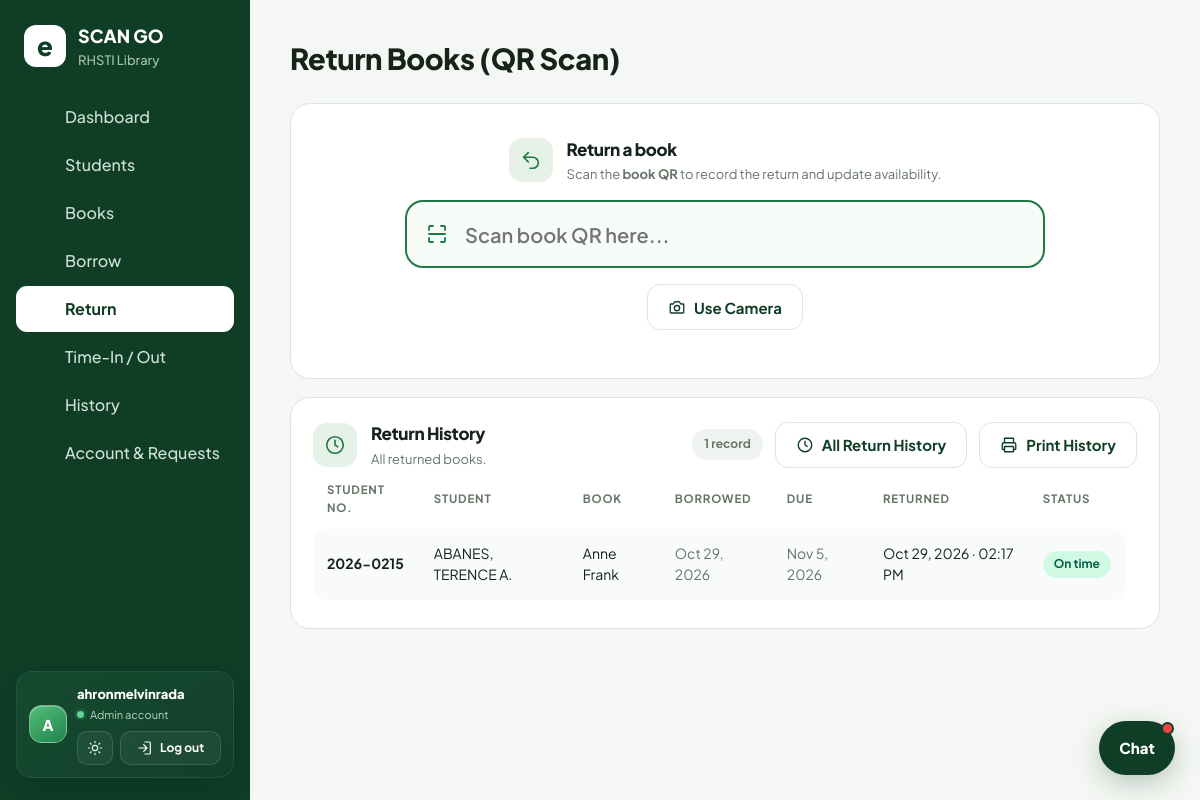
/sourcecode/return.php (signed in), run on the app's committed database.
### tables this page shows
CREATE TABLE `settings` (
  `k` varchar(64) NOT NULL,
  `v` text DEFAULT NULL
);

CREATE TABLE `borrowings` (
  `id` int(11) NOT NULL,
  `student_id` int(11) NOT NULL,
  `book_id` int(11) NOT NULL,
  `borrowed_at` datetime NOT NULL,
  `due_date` date NOT NULL,
  `returned_at` datetime DEFAULT NULL
);

CREATE TABLE `students` (
  `id` int(11) NOT NULL,
  `student_no` varchar(30) NOT NULL,
  `name` varchar(120) NOT NULL,
  `gender` varchar(10) DEFAULT NULL,
  `track` varchar(60) DEFAULT NULL,
  `strand` varchar(60) DEFAULT NULL,
  `grade` varchar(10) DEFAULT NULL,
  `section` varchar(30) DEFAULT NULL,
  `photo` varchar(255) DEFAULT NULL,
  `account_active` tinyint(1) NOT NULL DEFAULT 1
);

CREATE TABLE `books` (
  `id` int(11) NOT NULL,
  `accession_no` varchar(30) NOT NULL,
  `title` varchar(200) NOT NULL,
  `author` varchar(120) DEFAULT NULL,
  `publisher` varchar(120) DEFAULT NULL,
  `category` varchar(60) DEFAULT NULL,
  `quantity` int(11) DEFAULT 1,
  `available` int(11) DEFAULT 1
);

### sourcecode/return.php (the view, shortened to what this page needs)
<?php require 'config.php';require 'Ui2026.PHP';auth();
$rows=$pdo->query("SELECT s.student_no,s.name,b.title,r.borrowed_at,r.due_date,r.returned_at FROM borrowings r JOIN students s ON s.id=r.student_id JOIN books b ON b.id=r.book_id WHERE r.returned_at IS NOT NULL ORDER BY r.returned_at DESC,r.id DESC")->fetchAll();
head('Return Books (QR Scan)');ui_css();?>
<div class="pg">
<div class="card scan noprint">
  <div class="ph"><span class="pico"><?=ic('return')?></span><div><h3>Return a book</h3><p>Scan the <b>book QR</b> to record the return and update availability.</p></div></div>
  <div class="scanwrap"><?=ic('scan')?><input id="scan" class="big" placeholder="Scan book QR here..." autocomplete="off" autofocus></div>
  <div class="fact"><button id="cam" type="button" class="ghost"><?=ic('camera')?><span class="camtxt">Use Camera</span></button><select id="cam-select" class="cam-select" aria-label="Choose camera" hidden></select></div>
</div>
<div class="card print-history">
  <div class="history-heading">
    <div class="ph"><span class="pico"><?=ic('clock')?></span><div><h3>Return History</h3><p>All returned books.</p></div></div>
    <span class="badge"><?=count($rows)?> record<?=count($rows)==1?'':'s'?></span>
    <a class="btn ghost noprint" href="history.php?type=return"><?=ic('clock')?>All Return History</a>
    <button class="ghost noprint" type="button" onclick="window.print()"><?=ic('print')?>Print History</button>
  </div>
  <div class="tw">
  <table>
    <tr><th>Student No.</th><th>Student</th><th>Book</th><th>Borrowed</th><th>Due</th><th>Returned</th><th>Status</th></tr>
    <?php foreach($rows as $r):
      $late=strtotime(substr($r['returned_at'],0,10))>strtotime($r['due_date']);?>
      <tr>
        <td><?=h($r['student_no'])?></td>
        <td><?=h($r['name'])?></td>
        <td><?=h($r['title'])?></td>
        <td class="muted"><?=h(date('M j, Y',strtotime($r['borrowed_at'])))?></td>
        <td class="muted"><?=h(date('M j, Y',strtotime($r['due_date'])))?></td>
        <td><?=h(date('M j, Y · h:i A',strtotime($r['returned_at'])))?></td>
        <td><span class="pill <?=$late?'late':'ok'?>"><?=$late?'Late':'On time'?></span></td>
      </tr>
    <?php endforeach;?>
  </table>
  </div>
</div>
</div>
<?php foot('<script src="https://unpkg.com/html5-qrcode@2.3.8/html5-qrcode.min.js"></script><script>
async function handle(v){const r=await api("return",{code:v});flash(r.ok,r.ok?"QR SCAN COMPLETE — "+r.msg:r.msg);}
bindScanner(scan,handle);cam.onclick=()=>startCamera("reader",handle);</script>');

### sourcecode/config.php (shortened to what this page needs)
<?php
      function h($s){return htmlspecialchars((string)$s,ENT_QUOTES);}
      function csrf_token(){
        return $_SESSION['csrf_token'];
      }
      function pwa_head_assets(){
        return '<link rel="manifest" href="manifest.json"><meta name="theme-color" content="#0f3d26"><meta name="apple-mobile-web-app-capable" content="yes"><meta name="apple-mobile-web-app-status-bar-style" content="default"><link rel="apple-touch-icon" href="assets/app-icon-180.png"><link rel="icon" href="assets/app-icon.svg" type="image/svg+xml"><script>window.addEventListener("load",function(){if("serviceWorker" in navigator&&window.isSecureContext){navigator.serviceWorker.register("sw.js").catch(function(error){console.error("Service worker registration failed:",error);});}});</script>';
      }
      function head($title){
        $p=basename($_SERVER['PHP_SELF']);$role=$_SESSION['u']['role']??'';
        $notificationCount=0;
        if($role==='admin'){
          $notificationCount=(int)$GLOBALS['pdo']->query("SELECT
            (SELECT COUNT(*) FROM password_reset_codes WHERE code_hash IS NULL AND requested_at>=DATE_SUB(NOW(),INTERVAL 1 DAY))
            +(SELECT COUNT(*) FROM book_requests WHERE status='pending')")->fetchColumn();
        }
        $libraryName=function_exists('setting')?setting($GLOBALS['pdo'],'library_name','eSmartlib'):'eSmartlib';
        $schoolName=function_exists('setting')?setting($GLOBALS['pdo'],'school_name','RHSTI Library'):'RHSTI Library';
        $logoPath=function_exists('setting')?setting($GLOBALS['pdo'],'library_logo','assets/rhsti-school-logo.jpg'):'assets/rhsti-school-logo.jpg';
        $logoAllowed=$logoPath==='assets/rhsti-school-logo.jpg'||(strpos($logoPath,'uploads/library/')===0&&strpos($logoPath,'..')===false);
        $logoFile=$logoAllowed&&is_file(__DIR__.'/'.$logoPath)?$logoPath:'';
        $brandMark=$logoFile?'<img src="'.h($logoFile).'?v='.filemtime(__DIR__.'/'.$logoFile).'" alt="" style="width:42px;height:42px;object-fit:contain;flex:none;border-radius:12px;background:#fff;padding:3px">':'<i>e</i>';
        $I=['grid'=>'<rect x="3" y="3" width="7" height="7" rx="1.5"/><rect x="14" y="3" width="7" height="7" rx="1.5"/><rect x="3" y="14" width="7" height="7" rx="1.5"/><rect x="14" y="14" width="7" height="7" rx="1.5"/>',
        'users'=>'<path d="M17 21v-2a4 4 0 0 0-4-4H5a4 4 0 0 0-4 4v2"/><circle cx="9" cy="7" r="4"/><path d="M23 21v-2a4 4 0 0 0-3-3.87M16 3.13a4 4 0 0 1 0 7.75"/>',
        'book'=>'<path d="M4 19.5A2.5 2.5 0 0 1 6.5 17H20"/><path d="M6.5 2H20v20H6.5A2.5 2.5 0 0 1 4 19.5v-15A2.5 2.5 0 0 1 6.5 2z"/>',
        'out'=>'<path d="M7 17 17 7M7 7h10v10"/>','in'=>'<path d="M17 7 7 17M17 17H7V7"/>','clock'=>'<circle cx="12" cy="12" r="10"/><path d="M12 6v6l4 2"/>',
        'settings'=>'<path d="M9.6 2h4.8l.7 3.1a7.4 7.4 0 0 1 1.8 1l2.9-1.2 2.4 4.2-2.3 2.1v2l2.3 2.1-2.4 4.2-2.9-1.2a7.4 7.4 0 0 1-1.8 1l-.7 3.1H9.6l-.7-3.1a7.4 7.4 0 0 1-1.8-1l-2.9 1.2-2.4-4.2 2.3-2.1v-2L1.8 9.1l2.4-4.2 2.9 1.2a7.4 7.4 0 0 1 1.8-1L9.6 2Z"/><circle cx="12" cy="12" r="3.2"/>',
        'user'=>'<circle cx="12" cy="8" r="4"/><path d="M4 21a8 8 0 0 1 16 0"/>'];
        $nav=['index.php'=>['Dashboard','grid'],'students.php'=>['Students','users'],'books.php'=>['Books','book'],'borrow.php'=>['Borrow','out'],'return.php'=>['Return','in'],'attendance.php'=>['Time-In / Out','clock'],'history.php'=>['History','clock'],'account.php'=>['My Account','user']];
        if($role==='admin')$nav['account.php']=['Account & Requests','settings'];
        echo '<!doctype html><html lang="en"><head><meta charset="utf-8"><meta name="viewport" content="width=device-width,initial-scale=1"><title>'.h($title).' - '.h($libraryName).' | '.h($schoolName).'</title>'.pwa_head_assets().'<script>try{var t=localStorage.getItem("theme");if(t)document.documentElement.dataset.theme=t}catch(e){}</script><link rel="preconnect" href="https://fonts.googleapis.com"><link rel="stylesheet" href="https://fonts.googleapis.com/css2?family=Plus+Jakarta+Sans:wght@400;500;600;700;800&display=swap"><link rel="stylesheet" href="assets/style.css?v='.filemtime(__DIR__.'/assets/style.css').'"></head><body><div class="app'.($role==='student'?' student-app'.($p==='student.php'?' student-dashboard':''):($role==='admin'||$role==='librarian'?' staff-app':'')).'"><aside><div class="brand">'.$brandMark.'<span>'.h($libraryName).'<small>'.h($schoolName).'</small></span></div>'.($role==='student'?'<a class="student-logout" href="logout.php"><svg viewBox="0 0 24 24" fill="none" stroke="currentColor" stroke-width="1.8" stroke-linecap="round" stroke-linejoin="round" aria-hidden="true"><path d="M10 17l5-5-5-5m5 5H3"/><path d="M12 3h6a2 2 0 0 1 2 2v14a2 2 0 0 1-2 2h-6"/></svg><span>Log out</span></a>':($role==='admin'||$role==='librarian'?'<a class="staff-logout" href="logout.php"><svg viewBox="0 0 24 24" fill="none" stroke="currentColor" stroke-width="1.8" stroke-linecap="round" stroke-linejoin="round" aria-hidden="true"><path d="M10 17l5-5-5-5m5 5H3"/><path d="M12 3h6a2 2 0 0 1 2 2v14a2 2 0 0 1-2 2h-6"/></svg><span>Log out</span></a>':'' )).'<nav>';
        foreach($nav as $f=>[$l,$i]){
          $active=($p==='account.php'&&strpos($f,'account.php')===0)||($p===basename(parse_url($f,PHP_URL_PATH)?:$f)&&(!$f||$f[0]!=='#'))||($p==='student.php'&&$f==='#dashboard');
          echo '<a href="'.$f.'"'.($active?' class="on"':'').'><svg viewBox="0 0 24 24" fill="none" stroke="currentColor" stroke-width="2" stroke-linecap="round" stroke-linejoin="round">'.$I[$i].'</svg>'.$l.($role==='admin'&&$l==='Account & Requests'&&$notificationCount>0?'<i class="nav-alert-dot" aria-label="'.$notificationCount.' pending requests"></i>':'').'</a>';
        }
        echo '</nav><div class="who"><div class="who-info"><b>'.h($_SESSION['u']['username']).'</b><small><span class="who-dot"></span>'.h(ucfirst($role)).' account</small></div><div class="who-actions"><button type="button" class="tg" title="Switch to dark mode" aria-label="Switch to dark mode" aria-pressed="false"><svg viewBox="0 0 24 24" fill="none" stroke="currentColor" stroke-width="1.8" stroke-linecap="round" stroke-linejoin="round" aria-hidden="true"><circle cx="12" cy="12" r="4"/><path d="M12 2v2m0 16v2M4.93 4.93l1.42 1.42m11.3 11.3 1.42 1.42M2 12h2m16 0h2M4.93 19.07l-1.42-1.42m11.3-11.3 1.42-1.42"/></svg></button><a class="logout" href="logout.php"><svg viewBox="0 0 24 24" fill="none" stroke="currentColor" stroke-width="1.8" stroke-linecap="round" stroke-linejoin="round" aria-hidden="true"><path d="M10 17l5-5-5-5m5 5H3"/><path d="M12 3h6a2 2 0 0 1 2 2v14a2 2 0 0 1-2 2h-6"/></svg><span>Log out</span></a></div></div></aside><main><h1>'.h($title).'</h1>';
      }
      function foot($scripts=''){
          $chat='';
          if(!empty($_SESSION['u']['id'])){
            $chat='<div class="chat-widget" id="chat-widget" data-user-id="'.(int)$_SESSION['u']['id'].'" data-csrf="'.h(csrf_token()).'">
              <section class="chat-panel" id="chat-panel" hidden aria-label="Messages">
                <header class="chat-head"><div><strong>Messages</strong><small>Library community chat</small></div><button type="button" class="chat-close" data-chat-close aria-label="Close chat" onclick="document.querySelector(\'[data-chat-open]\').click()">×</button></header>
                <div class="chat-layout"><aside class="chat-people"><button type="button" class="chat-new" data-chat-new onclick="var d=this.parentNode.querySelector(\'[data-chat-directory]\');d.hidden=false;d.dispatchEvent(new CustomEvent(\'chat:new\'))">+ New chat</button><div data-chat-list></div><div class="chat-directory" data-chat-directory hidden><label class="chat-search-label"><span>Search students or staff</span><input type="search" data-chat-search maxlength="80" placeholder="Name, student ID, or username" autocomplete="off"></label><div data-chat-results></div></div></aside>
                  <section class="chat-room"><div class="chat-room-title" data-chat-title>Select a conversation</div><div class="chat-messages" data-chat-messages aria-live="polite"></div><form class="chat-compose" data-chat-form><input name="message" maxlength="2000" placeholder="Write a message..." autocomplete="off" disabled required><button type="submit" disabled>Send</button></form></section>
                </div><p class="chat-error" data-chat-error role="status"></p>
              </section>
              <button type="button" class="chat-launcher" data-chat-open aria-label="Open messages" onclick="var p=document.getElementById(\'chat-panel\');p.hidden=!p.hidden;this.setAttribute(\'aria-expanded\',String(!p.hidden));this.dispatchEvent(new CustomEvent(\'chat:toggle\',{detail:{open:!p.hidden}}))">Chat<span class="chat-unread-dot" data-chat-unread hidden></span></button>
            </div>';
          }
          echo '</main></div>'.$chat.'<script src="assets/app.js?v='.filemtime(__DIR__.'/assets/app.js').'"></script>'.($chat?'<script src="assets/messenger.js?v='.filemtime(__DIR__.'/assets/messenger.js').'"></script>':'').$scripts.'</body></html>';
      }

### sourcecode/Ui2026.PHP (style rules this page uses)
.pg { display:grid;gap:18px;--r:20px }
.pg * { box-sizing:border-box }
.pg .card { margin:0;border-radius:var(--r);padding:22px;overflow:visible }
.pg .ph { display:flex;align-items:center;gap:14px;margin-bottom:16px;flex-wrap:wrap }
.pg .ph h3 { margin:0;font-size:17px;font-weight:800;letter-spacing:-.02em }
.pg .ph p { margin:2px 0 0;color:var(--mute);font-size:13px }
.pg .pico { width:44px;height:44px;border-radius:14px;background:var(--leaf);color:var(--g);display:grid;place-items:center }
.pg input,.pg select { width:100%;margin:0;height:46px;padding:0 14px;border-radius:13px;background:#f8fbf9;border:1px solid var(--line);transition:border-color .2s,box-shadow .2s,background .2s }
.pg .fact { display:flex;gap:10px;align-items:center;flex-wrap:wrap;margin-top:16px }
.pg button,.pg .btn { display:inline-flex;align-items:center;justify-content:center;gap:8px;margin:0;height:46px;padding:0 20px;border-radius:13px;font-weight:700;transition:transform .15s,box-shadow .2s,background .2s }
.pg button { background:linear-gradient(135deg,#2a9d5c,var(--g));color:#fff;box-shadow:0 10px 22px -12px var(--g) }
.pg .ghost { background:#fff;color:var(--gd);border:1px solid var(--line);box-shadow:none }
.pg .badge { display:inline-block;font-size:12px;font-weight:700;padding:6px 12px;border-radius:999px;background:#eef3ef;color:var(--mute) }
.pg .scan { text-align:center;padding:32px 22px }
.pg .scan .ph { justify-content:center;text-align:left }
.pg .scanwrap { position:relative;max-width:640px;margin:6px auto 0 }
.pg .big { height:68px;max-width:none;font-size:20px;font-weight:600;padding:0 20px 0 58px;border:2px solid var(--g);border-radius:18px;background:#f8fcf9 }
.pg .scan .fact { justify-content:center }
.pg .tw { overflow-x:auto;margin:0 -6px;padding:0 6px }
.pg table { border:0;border-radius:0;background:transparent;overflow:visible;border-collapse:separate;border-spacing:0 6px;min-width:560px }
.pg th { background:transparent;color:var(--mute);font-size:11.5px;text-transform:uppercase;letter-spacing:.07em;border-bottom:0;padding:6px 14px }
.pg td { background:#f8fbf9;border-bottom:0;padding:14px;font-size:14px }
.pg td:first-child { border-radius:14px 0 0 14px;font-weight:700 }
.pg td:last-child { border-radius:0 14px 14px 0 }
.pg .pill { display:inline-flex;align-items:center;gap:6px;padding:4px 11px;border-radius:999px;font-weight:700;font-size:12px }
.pg .pill.ok { background:#d1fae5;color:#065f46 }
.pg .muted { color:var(--mute) }

### sourcecode/return.php (style rules this page uses)
.pg .history-heading { display:flex;align-items:center;gap:12px;flex-wrap:wrap }
.pg .history-heading .ph { margin:0 }
.pg .history-heading .badge { margin-left:auto }

### data on the page
settings: k "RHSTI Library"
borrowings: student.student_no "2026-0215", student.name "ABANES, TERENCE A.", book.title "Anne Frank", borrowed_at "Oct 29, 2026", due_date "Nov 5, 2026", returned_at "Oct 29, 2026 · 02:17 PM", shows "On time"

### other printed values
$libraryName "SCAN GO"
$l "Dashboard"
$l "Students"
$l "Books"
$l "Borrow"
$l "Return"
$l "Time-In / Out"
$l "History"
$l "Account & Requests"
$_SESSION['u']['username'] "ahronmelvinrada"
$role "Admin"
$title "Return Books (QR Scan)"
count($rows) "1"
